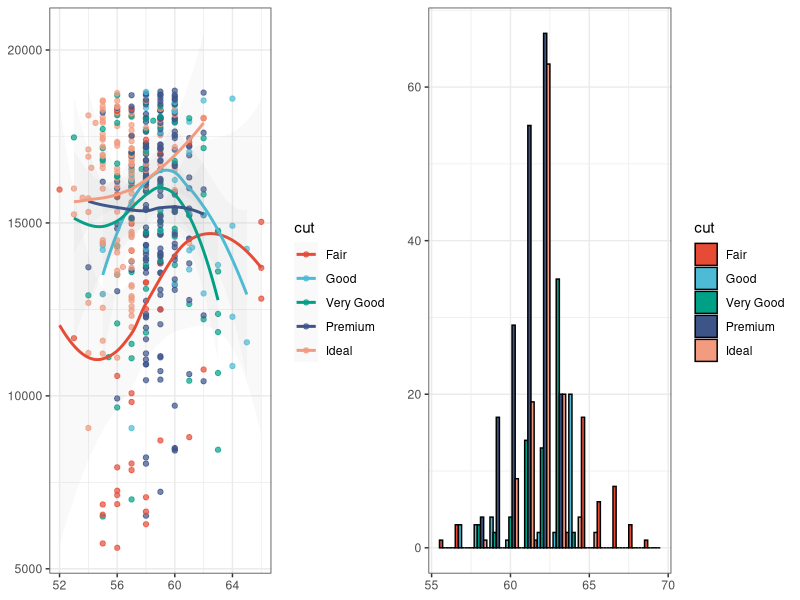
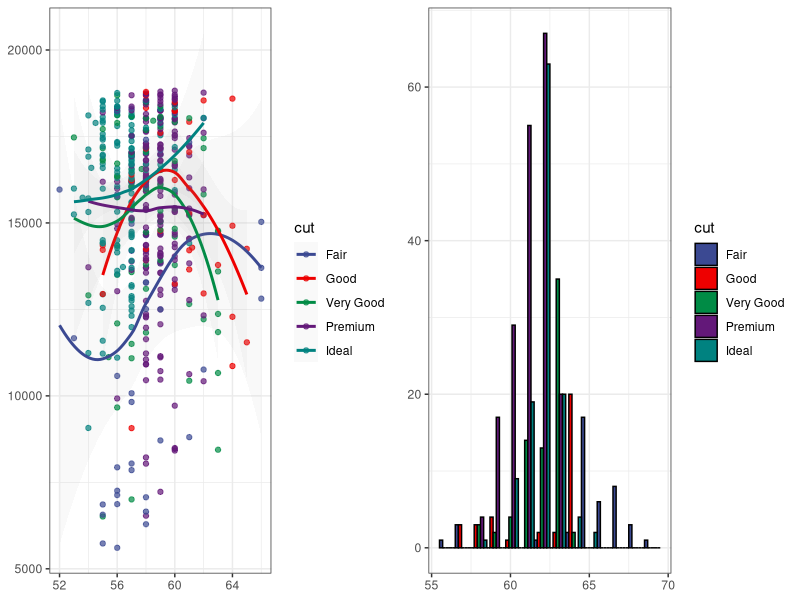
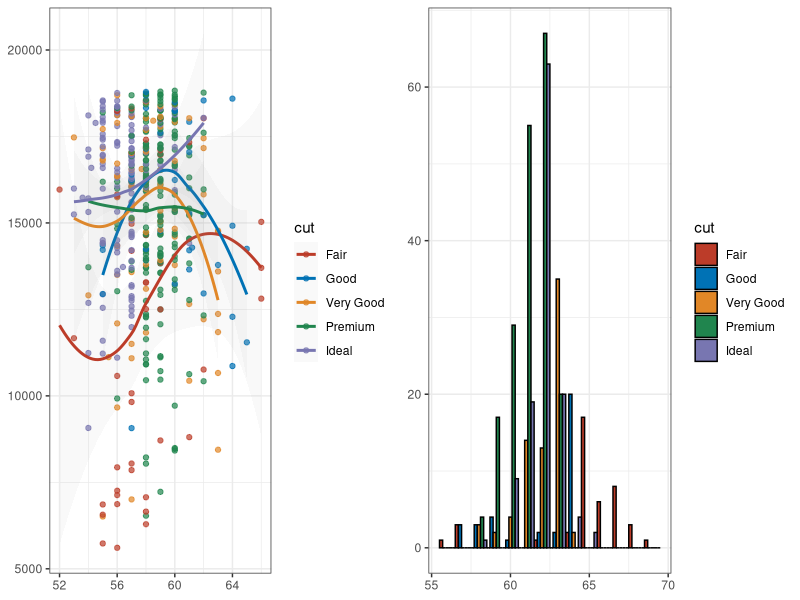
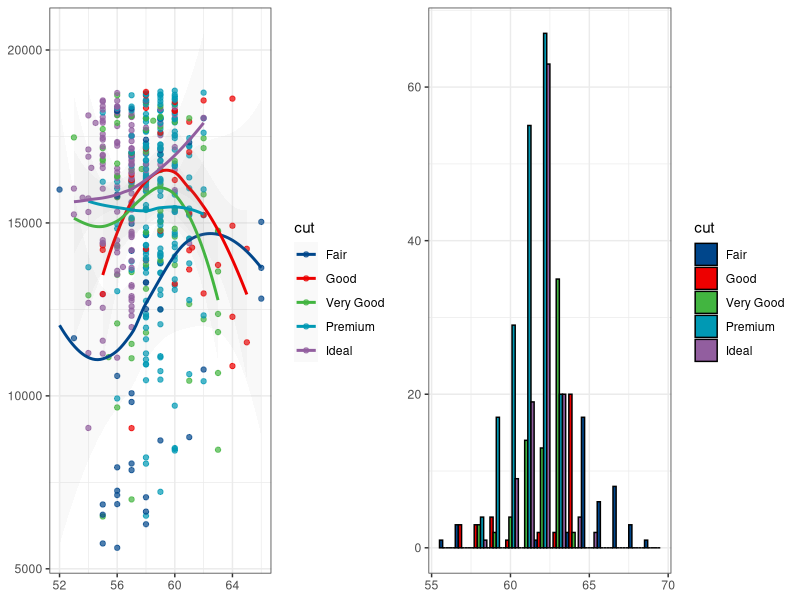
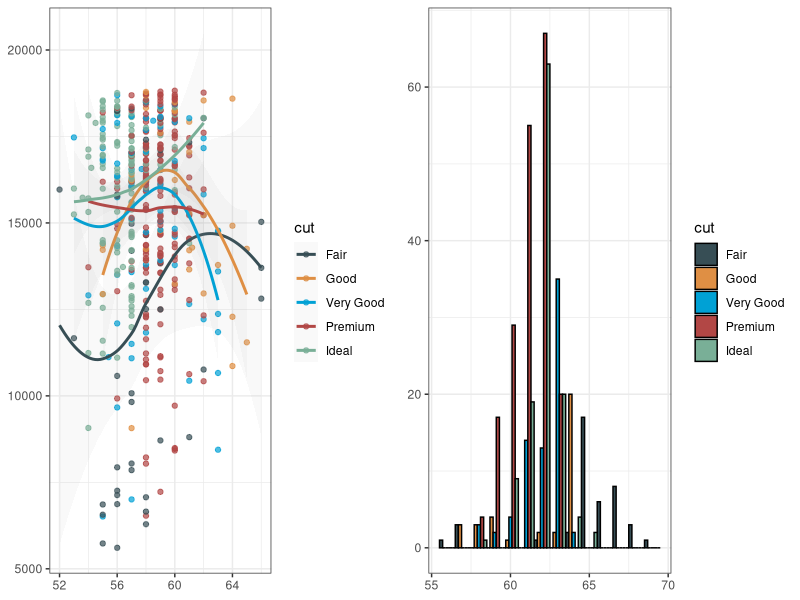
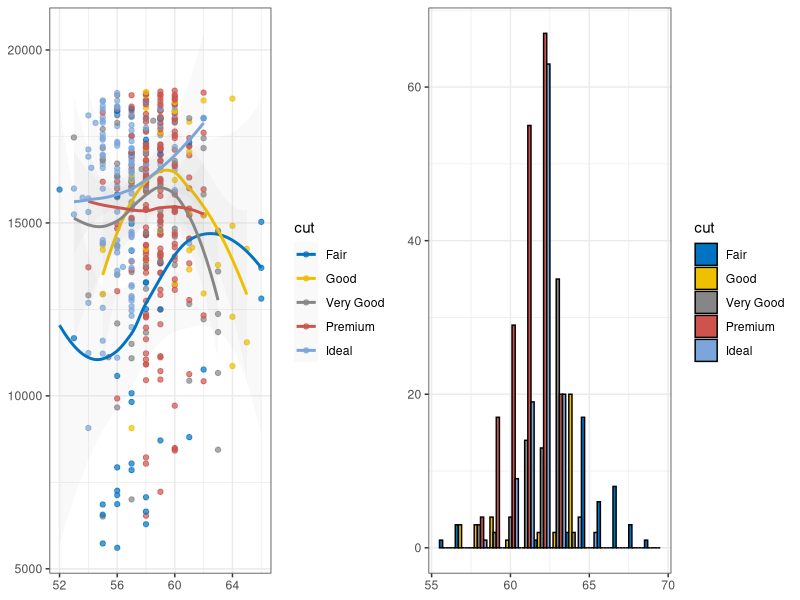
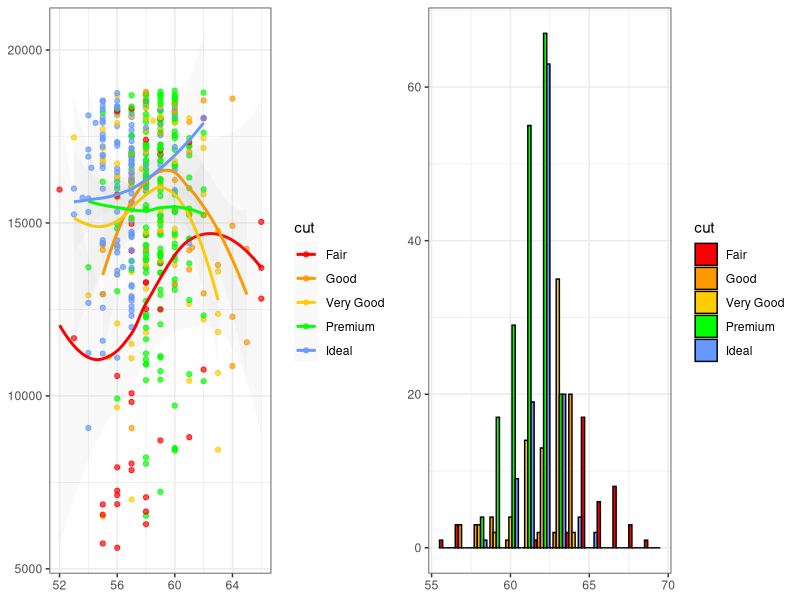
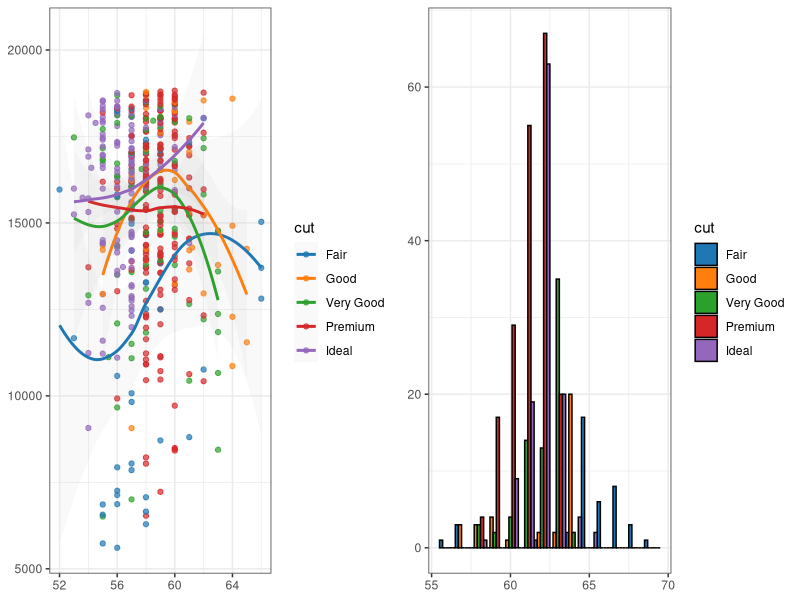

Generate these figures, in order, with R:
## ---- chunk 1
knitr::knit_hooks$set(optipng = knitr::hook_optipng)

knitr::opts_chunk$set(
  echo = FALSE,
  message = FALSE,
  collapse = TRUE,
  comment = "#>",
  fig.path = "man/figures/README-",
  dev = "ragg_png",
  dpi = 72,
  fig.retina = 2,
  fig.width = 10.6667,
  fig.height = 3.3334,
  fig.align = "center",
  out.width = "100%",
  optipng = "-o1"
)
## ---- chunk 2
library("ggsci")
library("ggplot2")
library("gridExtra")

data("diamonds")

p1 <- ggplot(
  subset(diamonds, carat >= 2.2),
  aes(x = table, y = price, colour = cut)
) +
  geom_point(alpha = 0.7) +
  geom_smooth(method = "loess", alpha = 0.05, linewidth = 1, span = 1) +
  theme_bw() +
  theme(
    axis.title.x = element_blank(),
    axis.title.y = element_blank()
  )

p2 <- ggplot(
  subset(diamonds, carat > 2.2 & depth > 55 & depth < 70),
  aes(x = depth, fill = cut)
) +
  geom_histogram(colour = "black", binwidth = 1, position = "dodge") +
  theme_bw() +
  theme(
    axis.title.x = element_blank(),
    axis.title.y = element_blank()
  )
## ---- chunk 3
p1_npg <- p1 + scale_color_npg()
p2_npg <- p2 + scale_fill_npg()
grid.arrange(p1_npg, p2_npg, ncol = 2)
## ---- chunk 4
p1_aaas <- p1 + scale_color_aaas()
p2_aaas <- p2 + scale_fill_aaas()
grid.arrange(p1_aaas, p2_aaas, ncol = 2)
## ---- chunk 5
p1_nejm <- p1 + scale_color_nejm()
p2_nejm <- p2 + scale_fill_nejm()
grid.arrange(p1_nejm, p2_nejm, ncol = 2)
## ---- chunk 6
p1_lancet <- p1 + scale_color_lancet()
p2_lancet <- p2 + scale_fill_lancet()
grid.arrange(p1_lancet, p2_lancet, ncol = 2)
## ---- chunk 7
p1_jama <- p1 + scale_color_jama()
p2_jama <- p2 + scale_fill_jama()
grid.arrange(p1_jama, p2_jama, ncol = 2)
## ---- chunk 8
p1_jco <- p1 + scale_color_jco()
p2_jco <- p2 + scale_fill_jco()
grid.arrange(p1_jco, p2_jco, ncol = 2)
## ---- chunk 9
p1_ucscgb <- p1 + scale_color_ucscgb()
p2_ucscgb <- p2 + scale_fill_ucscgb()
grid.arrange(p1_ucscgb, p2_ucscgb, ncol = 2)
## ---- chunk 10
p1_d3 <- p1 + scale_color_d3()
p2_d3 <- p2 + scale_fill_d3()
grid.arrange(p1_d3, p2_d3, ncol = 2)
## ---- chunk 11
p1_locuszoom <- p1 + scale_color_locuszoom()
p2_locuszoom <- p2 + scale_fill_locuszoom()
grid.arrange(p1_locuszoom, p2_locuszoom, ncol = 2)
## ---- chunk 12
p1_igv <- p1 + scale_color_igv()
p2_igv <- p2 + scale_fill_igv()
grid.arrange(p1_igv, p2_igv, ncol = 2)
## ---- chunk 13
p1_cosmic_hallmarks_light <- p1 + scale_color_cosmic("hallmarks_light")
p2_cosmic_hallmarks_light <- p2 + scale_fill_cosmic("hallmarks_light")
grid.arrange(p1_cosmic_hallmarks_light, p2_cosmic_hallmarks_light, ncol = 2)

p1_cosmic_hallmarks_dark <- p1 + scale_color_cosmic("hallmarks_dark")
p2_cosmic_hallmarks_dark <- p2 + scale_fill_cosmic("hallmarks_dark")
grid.arrange(p1_cosmic_hallmarks_dark, p2_cosmic_hallmarks_dark, ncol = 2)

p1_cosmic_signature <- p1 + scale_color_cosmic("signature_substitutions")
p2_cosmic_signature <- p2 + scale_fill_cosmic("signature_substitutions")
grid.arrange(p1_cosmic_signature, p2_cosmic_signature, ncol = 2)
## ---- chunk 14
p1_uchicago <- p1 + scale_color_uchicago()
p2_uchicago <- p2 + scale_fill_uchicago()
grid.arrange(p1_uchicago, p2_uchicago, ncol = 2)
## ---- chunk 15
p1_startrek <- p1 + scale_color_startrek()
p2_startrek <- p2 + scale_fill_startrek()
grid.arrange(p1_startrek, p2_startrek, ncol = 2)
## ---- chunk 16
p1_tron <- p1 +
  theme_dark() +
  theme(
    panel.background = element_rect(fill = "#2D2D2D"),
    legend.key = element_rect(fill = "#2D2D2D"),
    axis.title.x = element_blank(), axis.title.y = element_blank()
  ) +
  scale_color_tron()
p2_tron <- p2 +
  theme_dark() +
  theme(
    panel.background = element_rect(fill = "#2D2D2D"),
    axis.title.x = element_blank(), axis.title.y = element_blank()
  ) +
  scale_fill_tron()

grid.arrange(p1_tron, p2_tron, ncol = 2)
## ---- chunk 17
p1_futurama <- p1 + scale_color_futurama()
p2_futurama <- p2 + scale_fill_futurama()
grid.arrange(p1_futurama, p2_futurama, ncol = 2)
## ---- chunk 18
p1_rickandmorty <- p1 + scale_color_rickandmorty()
p2_rickandmorty <- p2 + scale_fill_rickandmorty()
grid.arrange(p1_rickandmorty, p2_rickandmorty, ncol = 2)
## ---- chunk 19
p1_simpsons <- p1 + scale_color_simpsons()
p2_simpsons <- p2 + scale_fill_simpsons()
grid.arrange(p1_simpsons, p2_simpsons, ncol = 2)
## ---- chunk 20
p1_flatui <- p1 + scale_color_flatui()
p2_flatui <- p2 + scale_fill_flatui()
grid.arrange(p1_flatui, p2_flatui, ncol = 2)
## ---- chunk 21
p1_frontiers <- p1 + scale_color_frontiers()
p2_frontiers <- p2 + scale_fill_frontiers()
grid.arrange(p1_frontiers, p2_frontiers, ncol = 2)
## ---- chunk 22
library("reshape2")

data("mtcars")
cor <- cor(unname(cbind(mtcars, mtcars, mtcars, mtcars)))
cor_melt <- melt(cor)

p3 <- ggplot(cor_melt, aes(x = Var1, y = Var2, fill = value)) +
  geom_tile(colour = "black", linewidth = 0.3) +
  theme_bw() +
  theme(axis.title.x = element_blank(), axis.title.y = element_blank())
## ---- chunk 23
p3_gsea <- p3 + scale_fill_gsea()
p3_gsea_inv <- p3 + scale_fill_gsea(reverse = TRUE)
grid.arrange(p3_gsea, p3_gsea_inv, ncol = 2)
## ---- chunk 24
set.seed(42)
k <- 9
x <- diag(k)
x[upper.tri(x)] <- runif(sum(1:(k - 1)), 0, 1)
x_melt <- melt(x)

p4 <- ggplot(x_melt, aes(x = Var1, y = Var2, fill = value)) +
  geom_tile(colour = "black", linewidth = 0.3) +
  scale_x_continuous(expand = c(0, 0)) +
  scale_y_continuous(expand = c(0, 0)) +
  theme_bw() +
  theme(
    legend.position = "none", plot.background = element_blank(),
    axis.line = element_blank(), axis.ticks = element_blank(),
    axis.text.x = element_blank(), axis.text.y = element_blank(),
    axis.title.x = element_blank(), axis.title.y = element_blank(),
    panel.background = element_blank(), panel.border = element_blank(),
    panel.grid.major = element_blank(), panel.grid.minor = element_blank()
  )

grid.arrange(
  p4 + scale_fill_material("red"), p4 + scale_fill_material("pink"),
  p4 + scale_fill_material("purple"), p4 + scale_fill_material("deep-purple"),
  p4 + scale_fill_material("indigo"), p4 + scale_fill_material("blue"),
  p4 + scale_fill_material("light-blue"), p4 + scale_fill_material("cyan"),
  p4 + scale_fill_material("teal"), p4 + scale_fill_material("green"),
  p4 + scale_fill_material("light-green"), p4 + scale_fill_material("lime"),
  p4 + scale_fill_material("yellow"), p4 + scale_fill_material("amber"),
  p4 + scale_fill_material("orange"), p4 + scale_fill_material("deep-orange"),
  p4 + scale_fill_material("brown"), p4 + scale_fill_material("grey"),
  p4 + scale_fill_material("blue-grey"),
  ncol = 6
)
